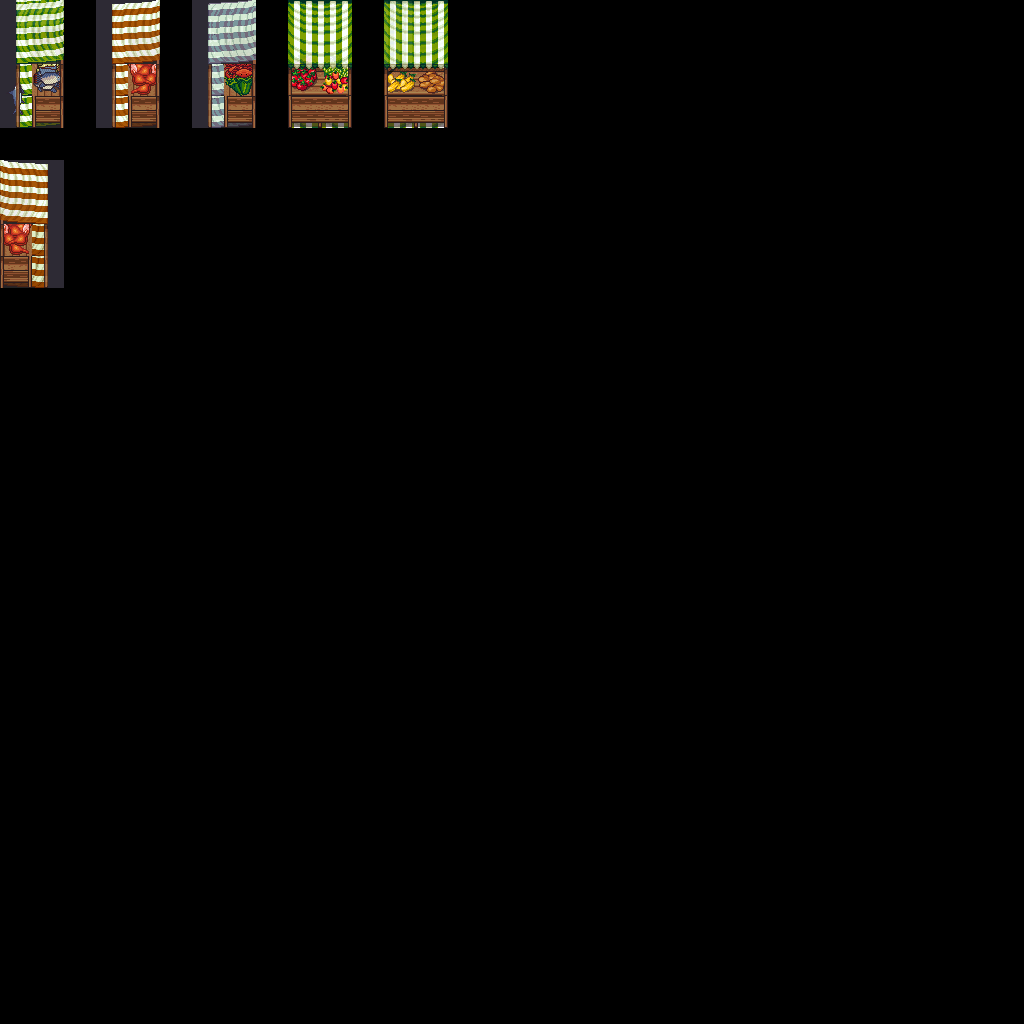

Below is a game level as drawn by its tile map, then a one-line description and the .tmx that defines it (tile-layer data replaced by summaries):
An orthogonal 32x32 tile map with 32x32 px tiles, 7 tile layers (regions, input_objects, output_footing, output_products_1, ...), 2 tilesets and 10 objects.

<map version="1.8" tiledversion="1.8.2" orientation="orthogonal" renderorder="right-down" width="32" height="32" tilewidth="32" tileheight="32" infinite="0" nextlayerid="11" nextobjectid="23">
 <tileset firstgid="1" source="../../decoration/buildings/ship/tmx/decorations-medieval.tsx" />
 <tileset firstgid="1025" source="../../decoration/buildings/ship/tmx/food.tsx" />
 <layer id="7" name="regions" width="32" height="32">
  <data>[1024 cells, 48 non-empty, 2 distinct tile ids]</data>
 </layer>
 <layer id="5" name="input_objects" width="32" height="32">
  <data>[1024 cells, 48 non-empty, 16 distinct tile ids]</data>
 </layer>
 <layer id="2" name="output_footing" width="32" height="32">
  <data>[1024 cells, 26 non-empty, 10 distinct tile ids]</data>
 </layer>
 <layer id="4" name="output_products_1" width="32" height="32">
  <data>[1024 cells, 15 non-empty, 12 distinct tile ids]</data>
 </layer>
 <layer id="8" name="output_products_2" width="32" height="32">
  <data>[1024 cells, 10 non-empty, 9 distinct tile ids]</data>
 </layer>
 <layer id="9" name="output_shadow" width="32" height="32">
  <data>[1024 cells, 3 non-empty, 1 distinct tile ids]</data>
 </layer>
 <layer id="1" name="output_roof" width="32" height="32" opacity="0.9">
  <data>[1024 cells, 40 non-empty, 21 distinct tile ids]</data>
 </layer>
 <objectgroup id="10" name="Слой объектов 1">
  <object id="3" x="0" y="192.75" width="30.5" height="95.25">
   <properties>
    <property name="type" value="polygon" />
   </properties>
  </object>
  <object id="4" x="32.6875" y="32.75" width="30.5" height="95.25">
   <properties>
    <property name="type" value="polygon" />
   </properties>
  </object>
  <object id="5" x="128.841" y="32.6477" width="30.5" height="95.25">
   <properties>
    <property name="type" value="polygon" />
   </properties>
  </object>
  <object id="6" x="224.75" y="32.375" width="30.5" height="95.25">
   <properties>
    <property name="type" value="polygon" />
   </properties>
  </object>
  <object id="8" x="46.1818" y="286.727">
   <properties>
    <property name="radius" type="float" value="2" />
    <property name="type" value="circle" />
   </properties>
   <point />
  </object>
  <object id="9" x="17.75" y="126.5">
   <properties>
    <property name="radius" type="float" value="2" />
    <property name="type" value="circle" />
   </properties>
   <point />
  </object>
  <object id="10" x="113.909" y="126.364">
   <properties>
    <property name="radius" type="float" value="2" />
    <property name="type" value="circle" />
   </properties>
   <point />
  </object>
  <object id="12" x="209.909" y="126.909">
   <properties>
    <property name="radius" type="float" value="2" />
    <property name="type" value="circle" />
   </properties>
   <point />
  </object>
  <object id="20" x="288.125" y="64" width="63.75" height="64.0625">
   <properties>
    <property name="type" value="polygon" />
   </properties>
  </object>
  <object id="21" x="384.111" y="63.8963" width="63.75" height="64.0625">
   <properties>
    <property name="type" value="polygon" />
   </properties>
  </object>
 </objectgroup>
</map>
